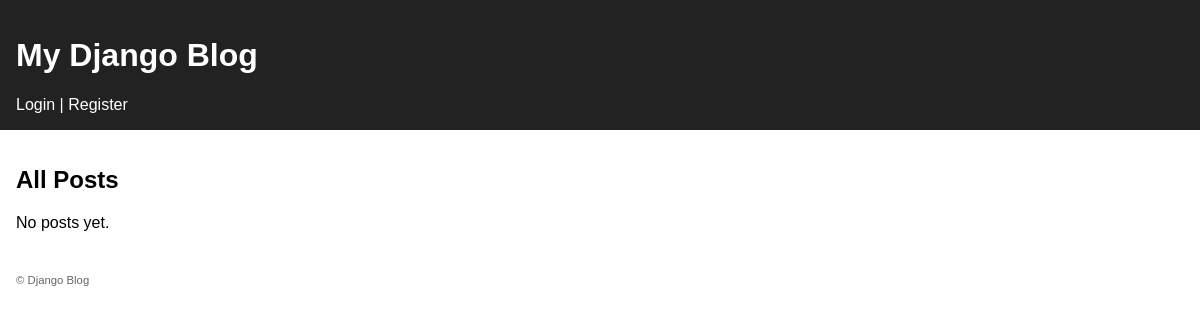
The app's page /posts/, older data.
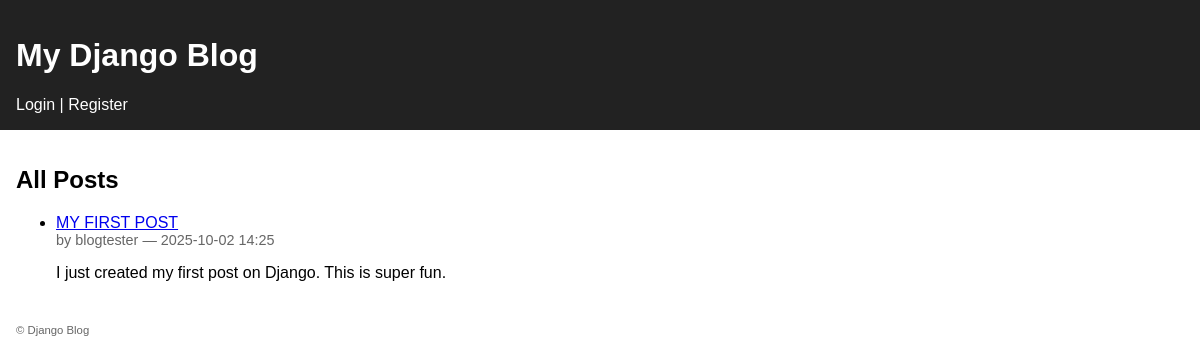
The same page, newer data.
### blog/models.py (models this page shows, shortened)
class Post(models.Model):
    title = models.CharField(max_length=200)
    content = models.TextField()
    published_date = models.DateTimeField(auto_now_add=True)
    author = models.ForeignKey(User, on_delete=models.CASCADE, related_name="posts")

### blog/views.py (the view)
class PostListView(generic.ListView):
    model = Post
    template_name = 'blog/posts_list.html'
    context_object_name = 'posts'
    ordering = ['-published_date']
    paginate_by = 10  # optional

### blog/templates/blog/posts_list.html (shortened to what this page needs)
{% extends "blog/base.html" %}
{% block content %}
  <h2>All Posts</h2>
  {% if posts %}
    <ul>
      {% for post in posts %}
        <li>
          <a href="{% url 'blog:post_detail' post.pk %}">{{ post.title }}</a>
          <div style="font-size:0.9rem; color:#666;">
            by {{ post.author.username }} — {{ post.published_date|date:"Y-m-d H:i" }}
          </div>
          <p>{{ post.content|truncatechars:150 }}</p>
        </li>
      {% endfor %}
    </ul>
  {% else %}
    <p>No posts yet.</p>
  {% endif %}
{% endblock %}

### blog/templates/blog/base.html (shortened to what this page needs)
<!doctype html>
<html lang="en">
<head>
  {% load static %}
  <link rel="stylesheet" href="{% static 'blog/style.css' %}">
</head>
<body>
  <header>
    <h1><a href="{% url 'blog:index' %}">My Django Blog</a></h1>
    <nav>
      {% if user.is_authenticated %}
        <span>Hi, {{ user.username }}!</span>
        <a href="{% url 'blog:profile' %}">Profile</a> |
        <a href="{% url 'blog:posts_list' %}">Posts</a> |
        <form method="post" action="{% url 'blog:logout' %}" style="display:inline;">
          {% csrf_token %}
          <button type="submit" style="background:none; border:none; color:blue; cursor:pointer;">
            Logout
          </button>
        </form>
      {% else %}
        <a href="{% url 'blog:login' %}">Login</a> |
        <a href="{% url 'blog:register' %}">Register</a>
      {% endif %}
    </nav>
  </header>
  <main>
    {% block content %}{% endblock %}
  </main>
  <footer>
    <small>© Django Blog</small>
  </footer>
</body>
</html>

### blog/static/blog/style.css (style rules this page uses)
body { font-family: Arial, sans-serif; margin: 0; padding: 0; }
header { background: #222; color: #fff; padding: 1rem; }
header a { color: #fff; text-decoration: none; }
main { padding: 1rem; }
footer { padding: 0.5rem 1rem; font-size: 0.85rem; color: #666; }

Row changes from the older to the newer data that the page shows:
added Post: title "MY FIRST POST", author.username "blogtester", published_date "2025-10-02 14:25", content "I just created my first post on Django. This is super fun."
Text that changed along with them:
text no longer shown: "No posts yet."
